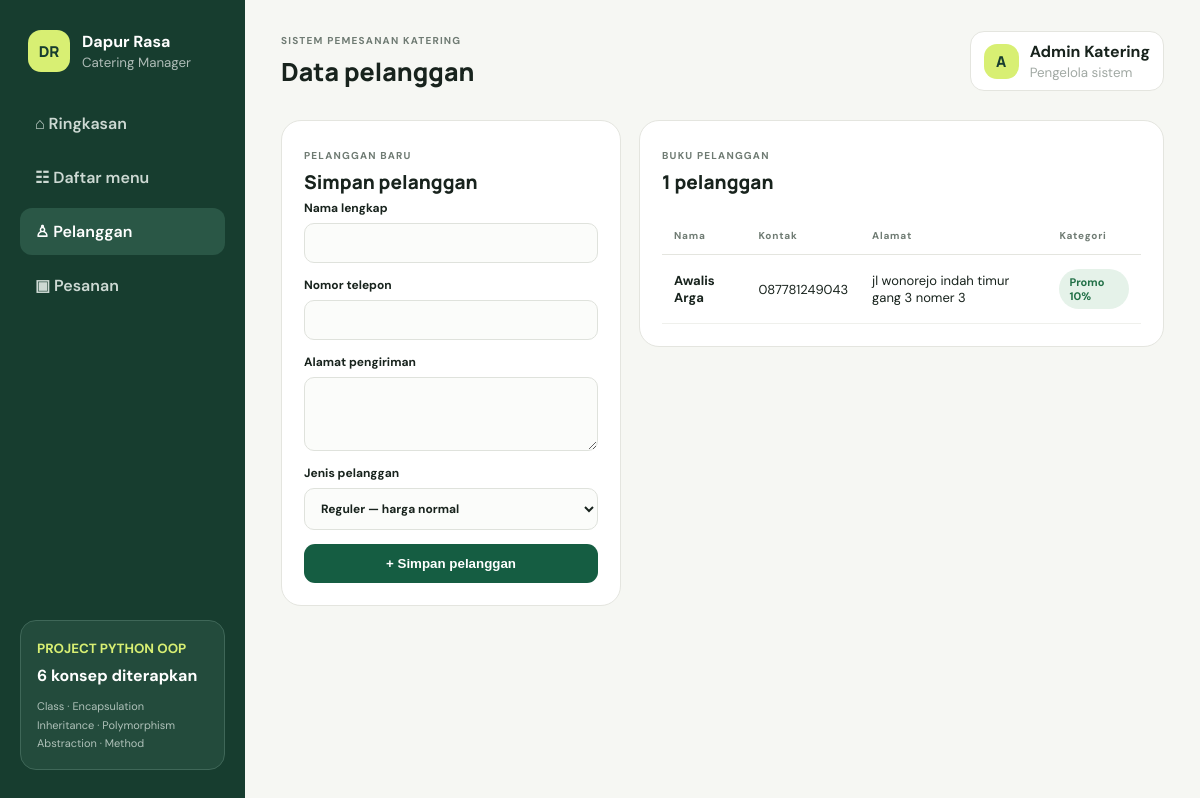
Page /customers on the committed database.
### tables this page shows
CREATE TABLE customers (
          id INTEGER PRIMARY KEY AUTOINCREMENT, name TEXT NOT NULL, phone TEXT NOT NULL,
          address TEXT NOT NULL, customer_type TEXT NOT NULL CHECK(customer_type IN ('regular','promo'))
        );

### app.py (the view)
@app.route("/customers", methods=["GET", "POST"])
def customers():
    if request.method == "POST":
        return execute(lambda: service.add_customer(request.form), "Pelanggan berhasil disimpan.", "customers")
    return render_template("customers.html", customers=repository.all_customers())

### database.py (called while the page is built)
    def connect(self):
        connection = sqlite3.connect(self.__path)
        connection.row_factory = sqlite3.Row
        connection.execute("PRAGMA foreign_keys = ON")
        return connection

    def all_customers(self):
        with self.db.connect() as conn:
            return conn.execute("SELECT * FROM customers ORDER BY id DESC").fetchall()

### templates/customers.html
{% extends 'base.html' %}{% block title %}Pelanggan · Dapur Rasa{% endblock %}{% block heading %}Data pelanggan{% endblock %}{% block content %}<div class="split"><section class="card form-card"><small>PELANGGAN BARU</small><h3>Simpan pelanggan</h3><form method="post"><label>Nama lengkap<input name="name" required></label><label>Nomor telepon<input name="phone" required></label><label>Alamat pengiriman<textarea name="address" required></textarea></label><label>Jenis pelanggan<select name="customer_type"><option value="regular">Reguler — harga normal</option><option value="promo">Promo — diskon 10%</option></select></label><button>+ Simpan pelanggan</button></form></section><section class="card grow"><div class="card-head"><div><small>BUKU PELANGGAN</small><h3>{{customers|length}} pelanggan</h3></div></div><table><thead><tr><th>Nama</th><th>Kontak</th><th>Alamat</th><th>Kategori</th></tr></thead><tbody>{% for c in customers %}<tr><td><b>{{c.name}}</b></td><td>{{c.phone}}</td><td>{{c.address}}</td><td><span class="status">{{'Promo 10%' if c.customer_type=='promo' else 'Reguler'}}</span></td></tr>{% else %}<tr><td colspan="4" class="empty">Belum ada pelanggan.</td></tr>{% endfor %}</tbody></table></section></div>{% endblock %}

### static/style.css (style rules this page uses)
:root { --ink:#18231d;--muted:#6f7b73;--green:#155d42;--cream:#f4f1e9;--lime:#d8ef73;--white:#fff;--line:#e4e5df;--danger:#b8453b }
* { box-sizing:border-box }
body { margin:0;background:#f6f7f3;color:var(--ink);font-family:'DM Sans',sans-serif }
header>div>small,.card small,.form-card>small { letter-spacing:.12em;color:var(--muted);font-size:10px;font-weight:700 }
.button,button { border:0;background:var(--green);color:#fff;padding:12px 18px;border-radius:11px;font-weight:700;cursor:pointer }
.stats article,.card { background:var(--white);border:1px solid var(--line);border-radius:20px;padding:22px }
.card-head { display:flex;align-items:center;justify-content:space-between;margin-bottom:17px }
.card h3 { font:800 19px Manrope;margin:5px 0 }
table { width:100%;border-collapse:collapse }
th { text-align:left;color:var(--muted);font-size:10px;letter-spacing:.08em;padding:12px;border-bottom:1px solid var(--line) }
td { padding:14px 12px;border-bottom:1px solid #eff0ec;font-size:13px }
.status { display:inline-block;background:#e5f2e9;color:#227047;padding:6px 10px;border-radius:99px;font-size:11px;font-weight:700 }
.split { display:flex;gap:18px;align-items:flex-start }
.form-card { width:340px;flex:none }
.grow { flex:1 }
form { display:grid;gap:14px }
label { display:grid;gap:7px;font-size:12px;font-weight:700 }
input,select,textarea { width:100%;border:1px solid #dfe2dc;border-radius:10px;padding:11px 12px;background:#fbfcfa;font:inherit;color:var(--ink);outline:none }
textarea { min-height:74px;resize:vertical }

### rows in the picture
customers: name "Awalis Arga", phone "087781249043", address "jl wonorejo indah timur gang 3 nomer 3", customer_type "Promo 10%"

### other values in the picture
{{ customers|length }} "1"
